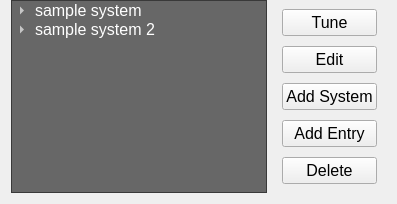
         <widget class="QWidget" name="systemBrowserPage">
          <layout class="QHBoxLayout" name="horizontalLayout_5">
           <property name="topMargin">
            <number>0</number>
           </property>
           <item>
            <widget class="QTreeWidget" name="treeWidget">
             <property name="sizePolicy">
              <sizepolicy hsizetype="Preferred" vsizetype="Expanding">
               <horstretch>0</horstretch>
               <verstretch>0</verstretch>
              </sizepolicy>
             </property>
             <property name="palette">
              <palette>
               <active>
                <colorrole role="WindowText">
                 <brush brushstyle="SolidPattern">
                  <color alpha="255">
                   <red>255</red>
                   <green>255</green>
                   <blue>255</blue>
                  </color>
                 </brush>
                </colorrole>
                <colorrole role="Button">
                 <brush brushstyle="SolidPattern">
                  <color alpha="255">
                   <red>74</red>
                   <green>74</green>
                   <blue>74</blue>
                  </color>
                 </brush>
                </colorrole>
                <colorrole role="Light">
                 <brush brushstyle="SolidPattern">
                  <color alpha="255">
                   <red>111</red>
                   <green>111</green>
                   <blue>111</blue>
                  </color>
                 </brush>
                </colorrole>
                <colorrole role="Midlight">
                 <brush brushstyle="SolidPattern">
                  <color alpha="255">
                   <red>92</red>
                   <green>92</green>
                   <blue>92</blue>
                  </color>
                 </brush>
                </colorrole>
                <colorrole role="Dark">
                 <brush brushstyle="SolidPattern">
                  <color alpha="255">
                   <red>37</red>
                   <green>37</green>
                   <blue>37</blue>
                  </color>
                 </brush>
                </colorrole>
                <colorrole role="Mid">
                 <brush brushstyle="SolidPattern">
                  <color alpha="255">
                   <red>49</red>
                   <green>49</green>
                   <blue>49</blue>
                  </color>
                 </brush>
                </colorrole>
                <colorrole role="Text">
                 <brush brushstyle="SolidPattern">
                  <color alpha="255">
                   <red>255</red>
                   <green>255</green>
                   <blue>255</blue>
                  </color>
                 </brush>
                </colorrole>
                <colorrole role="BrightText">
                 <brush brushstyle="SolidPattern">
                  <color alpha="255">
                   <red>255</red>
                   <green>255</green>
                   <blue>255</blue>
                  </color>
                 </brush>
                </colorrole>
                <colorrole role="ButtonText">
                 <brush brushstyle="SolidPattern">
                  <color alpha="255">
                   <red>255</red>
                   <green>255</green>
                   <blue>255</blue>
                  </color>
                 </brush>
                </colorrole>
                <colorrole role="Base">
                 <brush brushstyle="SolidPattern">
                  <color alpha="255">
                   <red>103</red>
                   <green>103</green>
                   <blue>103</blue>
                  </color>
                 </brush>
                </colorrole>
                <colorrole role="Window">
                 <brush brushstyle="SolidPattern">
                  <color alpha="255">
                   <red>74</red>
                   <green>74</green>
                   <blue>74</blue>
                  </color>
                 </brush>
                </colorrole>
                <colorrole role="Shadow">
                 <brush brushstyle="SolidPattern">
                  <color alpha="255">
                   <red>0</red>
                   <green>0</green>
                   <blue>0</blue>
                  </color>
                 </brush>
                </colorrole>
                <colorrole role="AlternateBase">
                 <brush brushstyle="SolidPattern">
                  <color alpha="255">
                   <red>37</red>
                   <green>37</green>
                   <blue>37</blue>
                  </color>
                 </brush>
                </colorrole>
                <colorrole role="ToolTipBase">
                 <brush brushstyle="SolidPattern">
                  <color alpha="255">
                   <red>255</red>
                   <green>255</green>
                   <blue>220</blue>
                  </color>
                 </brush>
                </colorrole>
                <colorrole role="ToolTipText">
                 <brush brushstyle="SolidPattern">
                  <color alpha="255">
                   <red>0</red>
                   <green>0</green>
                   <blue>0</blue>
                  </color>
                 </brush>
                </colorrole>
                <colorrole role="PlaceholderText">
                 <brush brushstyle="NoBrush">
                  <color alpha="128">
                   <red>255</red>
                   <green>255</green>
                   <blue>255</blue>
                  </color>
                 </brush>
                </colorrole>
               </active>
               <inactive>
                <colorrole role="WindowText">
                 <brush brushstyle="SolidPattern">
                  <color alpha="255">
                   <red>255</red>
                   <green>255</green>
                   <blue>255</blue>
                  </color>
                 </brush>
                </colorrole>
                <colorrole role="Button">
                 <brush brushstyle="SolidPattern">
                  <color alpha="255">
                   <red>74</red>
                   <green>74</green>
                   <blue>74</blue>
                  </color>
                 </brush>
                </colorrole>
                <colorrole role="Light">
                 <brush brushstyle="SolidPattern">
                  <color alpha="255">
                   <red>111</red>
                   <green>111</green>
                   <blue>111</blue>
                  </color>
                 </brush>
                </colorrole>
                <colorrole role="Midlight">
                 <brush brushstyle="SolidPattern">
                  <color alpha="255">
                   <red>92</red>
                   <green>92</green>
                   <blue>92</blue>
                  </color>
                 </brush>
                </colorrole>
                <colorrole role="Dark">
                 <brush brushstyle="SolidPattern">
                  <color alpha="255">
                   <red>37</red>
                   <green>37</green>
                   <blue>37</blue>
                  </color>
                 </brush>
                </colorrole>
                <colorrole role="Mid">
                 <brush brushstyle="SolidPattern">
                  <color alpha="255">
                   <red>49</red>
                   <green>49</green>
                   <blue>49</blue>
                  </color>
                 </brush>
                </colorrole>
                <colorrole role="Text">
                 <brush brushstyle="SolidPattern">
                  <color alpha="255">
                   <red>255</red>
                   <green>255</green>
                   <blue>255</blue>
                  </color>
                 </brush>
                </colorrole>
                <colorrole role="BrightText">
                 <brush brushstyle="SolidPattern">
                  <color alpha="255">
                   <red>255</red>
                   <green>255</green>
                   <blue>255</blue>
                  </color>
                 </brush>
                </colorrole>
                <colorrole role="ButtonText">
                 <brush brushstyle="SolidPattern">
                  <color alpha="255">
                   <red>255</red>
                   <green>255</green>
                   <blue>255</blue>
                  </color>
                 </brush>
                </colorrole>
                <colorrole role="Base">
                 <brush brushstyle="SolidPattern">
                  <color alpha="255">
                   <red>103</red>
                   <green>103</green>
                   <blue>103</blue>
                  </color>
                 </brush>
                </colorrole>
                <colorrole role="Window">
                 <brush brushstyle="SolidPattern">
                  <color alpha="255">
                   <red>74</red>
                   <green>74</green>
                   <blue>74</blue>
                  </color>
                 </brush>
                </colorrole>
                <colorrole role="Shadow">
                 <brush brushstyle="SolidPattern">
                  <color alpha="255">
                   <red>0</red>
                   <green>0</green>
                   <blue>0</blue>
                  </color>
                 </brush>
                </colorrole>
                <colorrole role="AlternateBase">
                 <brush brushstyle="SolidPattern">
                  <color alpha="255">
                   <red>37</red>
                   <green>37</green>
                   <blue>37</blue>
                  </color>
                 </brush>
                </colorrole>
                <colorrole role="ToolTipBase">
                 <brush brushstyle="SolidPattern">
                  <color alpha="255">
                   <red>255</red>
                   <green>255</green>
                   <blue>220</blue>
                  </color>
                 </brush>
                </colorrole>
                <colorrole role="ToolTipText">
                 <brush brushstyle="SolidPattern">
                  <color alpha="255">
                   <red>0</red>
                   <green>0</green>
                   <blue>0</blue>
                  </color>
                 </brush>
                </colorrole>
                <colorrole role="PlaceholderText">
                 <brush brushstyle="NoBrush">
                  <color alpha="128">
                   <red>255</red>
                   <green>255</green>
                   <blue>255</blue>
                  </color>
                 </brush>
                </colorrole>
               </inactive>
               <disabled>
                <colorrole role="WindowText">
                 <brush brushstyle="SolidPattern">
                  <color alpha="255">
                   <red>37</red>
                   <green>37</green>
                   <blue>37</blue>
                  </color>
                 </brush>
                </colorrole>
                <colorrole role="Button">
                 <brush brushstyle="SolidPattern">
                  <color alpha="255">
                   <red>74</red>
                   <green>74</green>
                   <blue>74</blue>
                  </color>
                 </brush>
                </colorrole>
                <colorrole role="Light">
                 <brush brushstyle="SolidPattern">
                  <color alpha="255">
                   <red>111</red>
                   <green>111</green>
                   <blue>111</blue>
                  </color>
                 </brush>
                </colorrole>
                <colorrole role="Midlight">
                 <brush brushstyle="SolidPattern">
                  <color alpha="255">
                   <red>92</red>
                   <green>92</green>
                   <blue>92</blue>
                  </color>
                 </brush>
                </colorrole>
                <colorrole role="Dark">
                 <brush brushstyle="SolidPattern">
                  <color alpha="255">
                   <red>37</red>
                   <green>37</green>
                   <blue>37</blue>
                  </color>
                 </brush>
                </colorrole>
                <colorrole role="Mid">
                 <brush brushstyle="SolidPattern">
                  <color alpha="255">
                   <red>49</red>
                   <green>49</green>
                   <blue>49</blue>
                  </color>
                 </brush>
                </colorrole>
                <colorrole role="Text">
                 <brush brushstyle="SolidPattern">
                  <color alpha="255">
                   <red>37</red>
                   <green>37</green>
                   <blue>37</blue>
                  </color>
                 </brush>
                </colorrole>
                <colorrole role="BrightText">
                 <brush brushstyle="SolidPattern">
                  <color alpha="255">
                   <red>255</red>
                   <green>255</green>
                   <blue>255</blue>
                  </color>
                 </brush>
                </colorrole>
                <colorrole role="ButtonText">
                 <brush brushstyle="SolidPattern">
                  <color alpha="255">
                   <red>37</red>
                   <green>37</green>
                   <blue>37</blue>
                  </color>
                 </brush>
                </colorrole>
                <colorrole role="Base">
                 <brush brushstyle="SolidPattern">
                  <color alpha="255">
                   <red>74</red>
                   <green>74</green>
                   <blue>74</blue>
                  </color>
                 </brush>
                </colorrole>
                <colorrole role="Window">
                 <brush brushstyle="SolidPattern">
                  <color alpha="255">
                   <red>74</red>
                   <green>74</green>
                   <blue>74</blue>
                  </color>
                 </brush>
                </colorrole>
                <colorrole role="Shadow">
                 <brush brushstyle="SolidPattern">
                  <color alpha="255">
                   <red>0</red>
                   <green>0</green>
                   <blue>0</blue>
                  </color>
                 </brush>
                </colorrole>
                <colorrole role="AlternateBase">
                 <brush brushstyle="SolidPattern">
                  <color alpha="255">
                   <red>74</red>
                   <green>74</green>
                   <blue>74</blue>
                  </color>
                 </brush>
                </colorrole>
                <colorrole role="ToolTipBase">
                 <brush brushstyle="SolidPattern">
                  <color alpha="255">
                   <red>255</red>
                   <green>255</green>
                   <blue>220</blue>
                  </color>
                 </brush>
                </colorrole>
                <colorrole role="ToolTipText">
                 <brush brushstyle="SolidPattern">
                  <color alpha="255">
                   <red>0</red>
                   <green>0</green>
                   <blue>0</blue>
                  </color>
                 </brush>
                </colorrole>
                <colorrole role="PlaceholderText">
                 <brush brushstyle="NoBrush">
                  <color alpha="128">
                   <red>255</red>
                   <green>255</green>
                   <blue>255</blue>
                  </color>
                 </brush>
                </colorrole>
               </disabled>
              </palette>
             </property>
             <property name="font">
              <font>
               <pointsize>12</pointsize>
              </font>
             </property>
             <property name="editTriggers">
              <set>QAbstractItemView::DoubleClicked|QAbstractItemView::EditKeyPressed</set>
             </property>
             <property name="animated">
              <bool>true</bool>
             </property>
             <attribute name="headerVisible">
              <bool>false</bool>
             </attribute>
             <column>
              <property name="text">
               <string>1</string>
              </property>
             </column>
             <item>
              <property name="text">
               <string>sample system</string>
              </property>
              <item>
               <property name="text">
                <string>sample entry</string>
               </property>
              </item>
             </item>
             <item>
              <property name="text">
               <string>sample system 2</string>
              </property>
              <item>
               <property name="text">
                <string>groups</string>
               </property>
               <item>
                <property name="text">
                 <string>sample talkgroup</string>
                </property>
               </item>
               <item>
                <property name="text">
                 <string>tg 2</string>
                </property>
               </item>
              </item>
              <item>
               <property name="text">
                <string>sites</string>
               </property>
               <item>
                <property name="text">
                 <string>site 1</string>
                </property>
                <item>
                 <property name="text">
                  <string>channel</string>
                 </property>
                </item>
                <item>
                 <property name="text">
                  <string>channel 2</string>
                 </property>
                </item>
               </item>
              </item>
             </item>
            </widget>
           </item>
           <item>
            <widget class="QWidget" name="widget_5" native="true">
             <property name="sizePolicy">
              <sizepolicy hsizetype="Maximum" vsizetype="Maximum">
               <horstretch>0</horstretch>
               <verstretch>0</verstretch>
              </sizepolicy>
             </property>
             <layout class="QVBoxLayout" name="verticalLayout_5">
              <property name="spacing">
               <number>10</number>
              </property>
              <item>
               <widget class="QPushButton" name="browser_tuneButton">
                <property name="font">
                 <font>
                  <pointsize>12</pointsize>
                 </font>
                </property>
                <property name="text">
                 <string>Tune</string>
                </property>
               </widget>
              </item>
              <item>
               <widget class="QPushButton" name="browser_editButton">
                <property name="font">
                 <font>
                  <pointsize>12</pointsize>
                 </font>
                </property>
                <property name="text">
                 <string>Edit</string>
                </property>
               </widget>
              </item>
              <item>
               <widget class="QPushButton" name="browser_addSysButton">
                <property name="font">
                 <font>
                  <pointsize>12</pointsize>
                 </font>
                </property>
                <property name="text">
                 <string>Add System</string>
                </property>
               </widget>
              </item>
              <item>
               <widget class="QPushButton" name="browser_addEntryButton">
                <property name="font">
                 <font>
                  <pointsize>12</pointsize>
                 </font>
                </property>
                <property name="text">
                 <string>Add Entry</string>
                </property>
               </widget>
              </item>
              <item>
               <widget class="QPushButton" name="browser_deleteButton">
                <property name="font">
                 <font>
                  <pointsize>12</pointsize>
                 </font>
                </property>
                <property name="text">
                 <string>Delete</string>
                </property>
               </widget>
              </item>
             </layout>
            </widget>
           </item>
          </layout>
         </widget>
